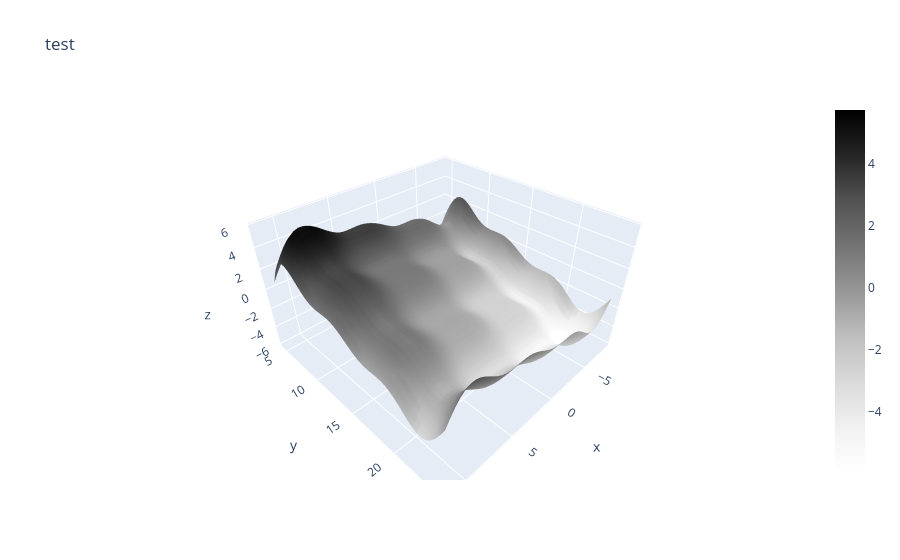

This figure's notebook cell:
### Code cell
# Graphing the filtered flattened surface with plotly
print('plotting i =', i)
fig = go.Figure(data=go.Surface(x=xseggrid[i],y=yseggrid[i],z=sollast_FT_filtered_IFT_real, colorscale="greys"))
fig.update_layout(scene = dict(
            xaxis_title='x',
            yaxis_title='y',
            zaxis_title='z'),
            title='test')

### Figure 1 — Plotly figure (JSON) as saved in the notebook; plotly's stock layout.template omitted (floating-point values rounded to 4 significant figures; data arrays with more than 128 entries replaced by an {"elided": "..."} marker saying what was removed)
{"data": [{"colorscale": [[0, "rgb(255,255,255)"], [0.125, "rgb(240,240,240)"], [0.25, "rgb(217,217,217)"], [0.375, "rgb(189,189,189)"], [0.5, "rgb(150,150,150)"], [0.625, "rgb(115,115,115)"], [0.75, "rgb(82,82,82)"], [0.875, "rgb(37,37,37)"], [1, "rgb(0,0,0)"]], "type": "surface", "x": {"elided": "47x47 float values"}, "y": {"elided": "47x47 float values"}, "z": {"elided": "47x47 float values"}}], "layout": {"scene": {"xaxis": {"title": {"text": "x"}}, "yaxis": {"title": {"text": "y"}}, "zaxis": {"title": {"text": "z"}}}, "title": {"text": "test"}}}
